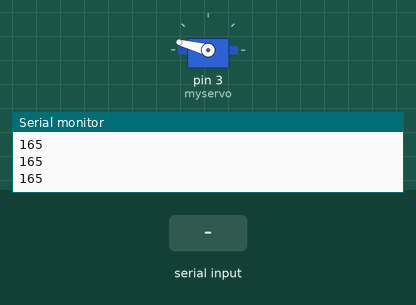
A sketch run on a simulated Arduino Uno, built with avr-gcc and run on an emulated ATmega328P. Shown: servo, the last lines printed to the serial monitor. Inputs (shaded band) come from the test bench.

Above: at 1.2 s.
1.3 s: "200\n" received over Serial
At 2.6 s:
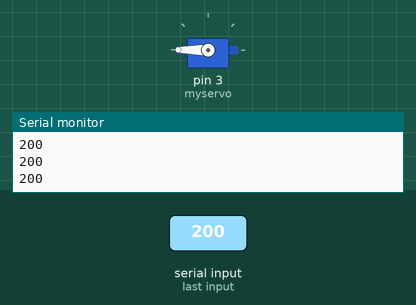
Timing chart, 0 to 4.3 s (numbered marks = the images above; inputs shaded):
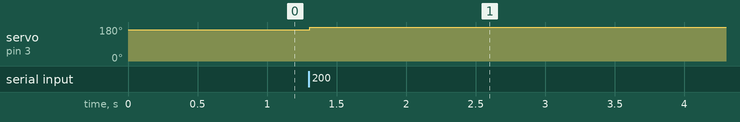

The sketch:

servo_first_test.ino
```cpp
#include <Servo.h>

Servo myservo;  // create servo object to control a servo
// twelve servo objects can be created on most boards

int last_pos = 165;    // variable to store the servo position
int pos;

void setup() {
  //myservo.attach(3);  // attaches the servo on pin 3 to the servo object
  Serial.begin(9600);
}

void loop() {
  //RANGE is 155 (pen down) to 170 (pen up)
  if(Serial.available()>0){
    pos=Serial.parseInt();
  }
  if(pos<155)
    pos=last_pos;
  myservo.attach(3);
  myservo.write(pos);
  Serial.println(pos);
  last_pos=pos;
  delay(50);
  myservo.detach();
}
```

Measured:
- after the input at 1.3 s, servo on pin 3 (myservo): 165° → 180° at once
